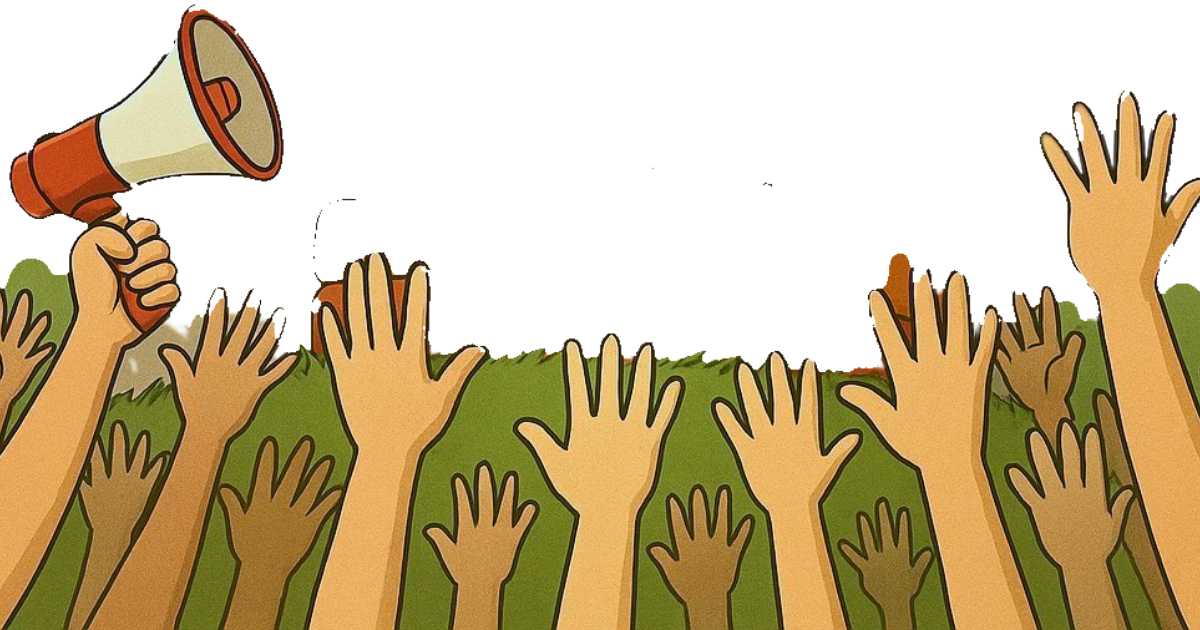
#> input picture docs/source-materials/originals/mani_utente.png, 1200 x 630 px
$ python cutout_hands.py ../docs/source-materials/originals/mani_utente.png ../docs/source-materials/originals/mani_utente.png
#> lines starting #> are read from the running program, lines starting #| are printed output that depends on the picture; after the words box and inside, x2 and y2 are one past the last pixel; in counts of white or black regions, pixels touching at a corner belong together
"""Ricava le mani alzate dall'immagine fornita dall'utente (docs/source-materials/originals/mani_utente.png,
derivata dalla copertina del regolamento): chroma-key dell'erba verde, pulizia e rilevamento delle punte.
Uso: python3 tools/cutout_hands.py docs/source-materials/originals/mani_utente.png public/scene"""
import sys, json, numpy as np
from pathlib import Path
from PIL import Image, ImageFilter
from scipy import ndimage as ndi
from scipy.signal import find_peaks
src, out = Path(sys.argv[1]), Path(sys.argv[2])
im = Image.open(src).convert("RGBA"); a0 = np.asarray(im.getchannel("A")) > 128
#> further down, im is the input picture: PIL image 1200x630 RGBA; mean R, G, B, A 94, 75.4, 37.9, 145.8
#> after `a0 = np.asarray(im.getchannel('A')) > 128`:
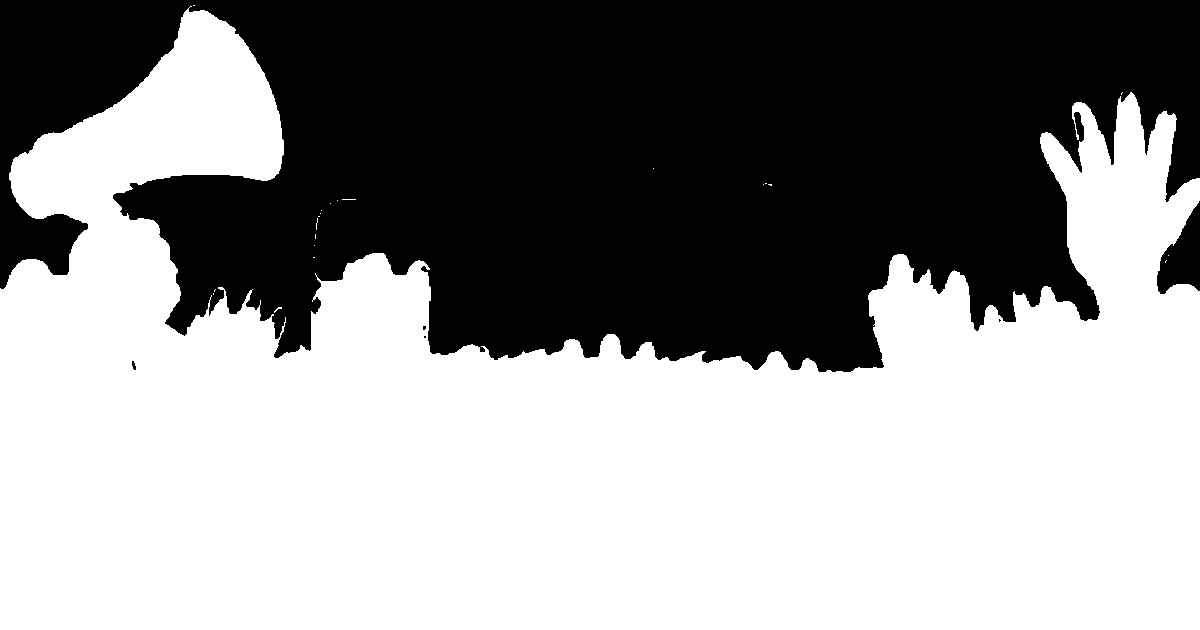
#> a0: shape (630, 1200) bool; 57.2% white; 6 black regions (3 under 20 px), largest, box (x1, y1, x2, y2) and area: (0, 0, 1200, 372) 321472, (1157, 201, 1200, 294) 2271, (132, 361, 136, 370) 24
rgb = im.convert("RGB"); H, W = a0.shape
#> after `H, W = a0.shape`: H = 630; W = 1200
hsv = np.asarray(rgb.convert("HSV")).astype(float); h, s, v = hsv[..., 0]*360/255, hsv[..., 1]/255, hsv[..., 2]/255
#> after `h, s, v = (hsv[..., 0] * 360 / 255, hsv[..., 1] / 255, hsv[..., 2] / 2`:
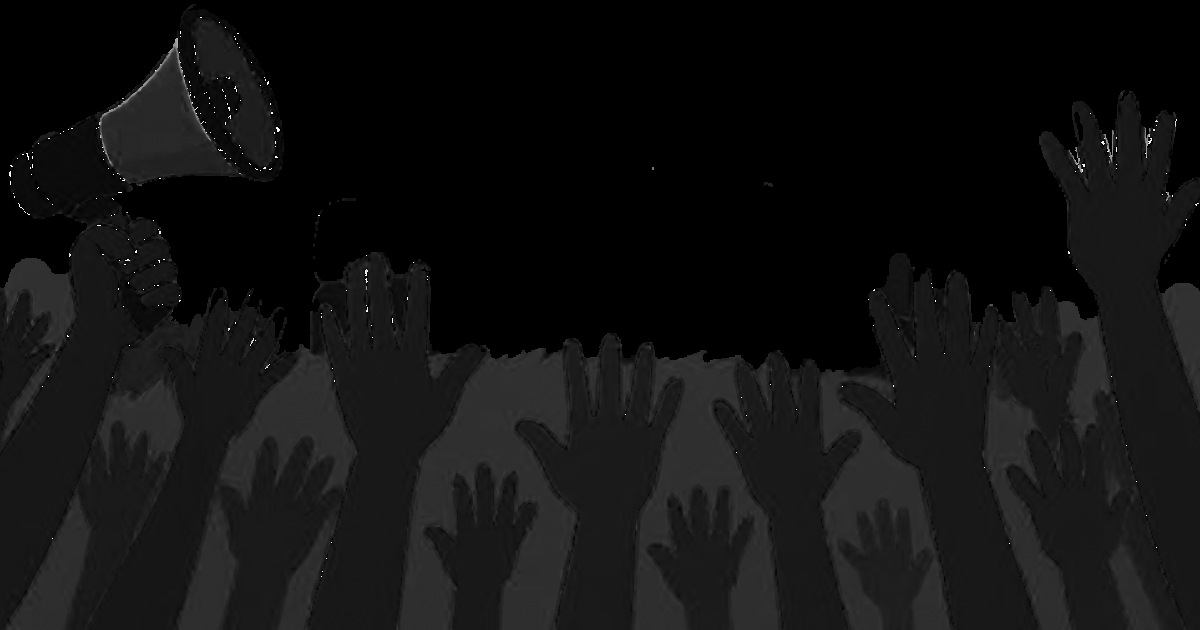
#> h: shape (630, 1200) float64; min 0, max 358.6, mean 24.5; drawn with min black and max white
#> after `h, s, v = (hsv[..., 0] * 360 / 255, hsv[..., 1] / 255, hsv[..., 2] / 2`:
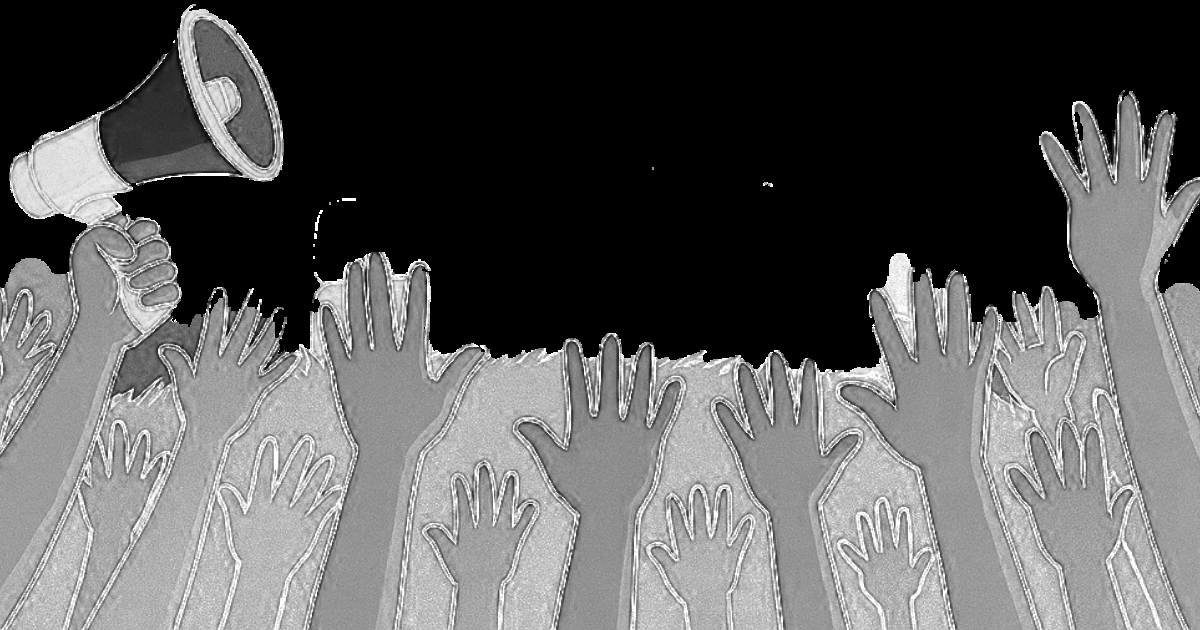
#> s: shape (630, 1200) float64; min 0, max 1, mean 0.364
green = (h > 60) & (h < 175) & (s > .16)
#> green: shape (630, 1200) bool; 12.4% white; 238 white regions (209 under 20 px), largest, box (x1, y1, x2, y2) and area: (401, 348, 576, 630) 23954, (635, 351, 778, 630) 16719, (821, 370, 935, 630) 9819
mask = a0 & ~green
#> mask: shape (630, 1200) bool; 44.8% white; 159 white regions (145 under 20 px), largest, box (x1, y1, x2, y2) and area: (0, 6, 490, 630) 155150, (835, 92, 1200, 630) 112569, (513, 334, 685, 630) 26933
# residui arancio dei materassi (saturazione molto alta) e piccoli frammenti
mask &= ~((s > .66) & (h > 8) & (h < 52) & (v > .45))
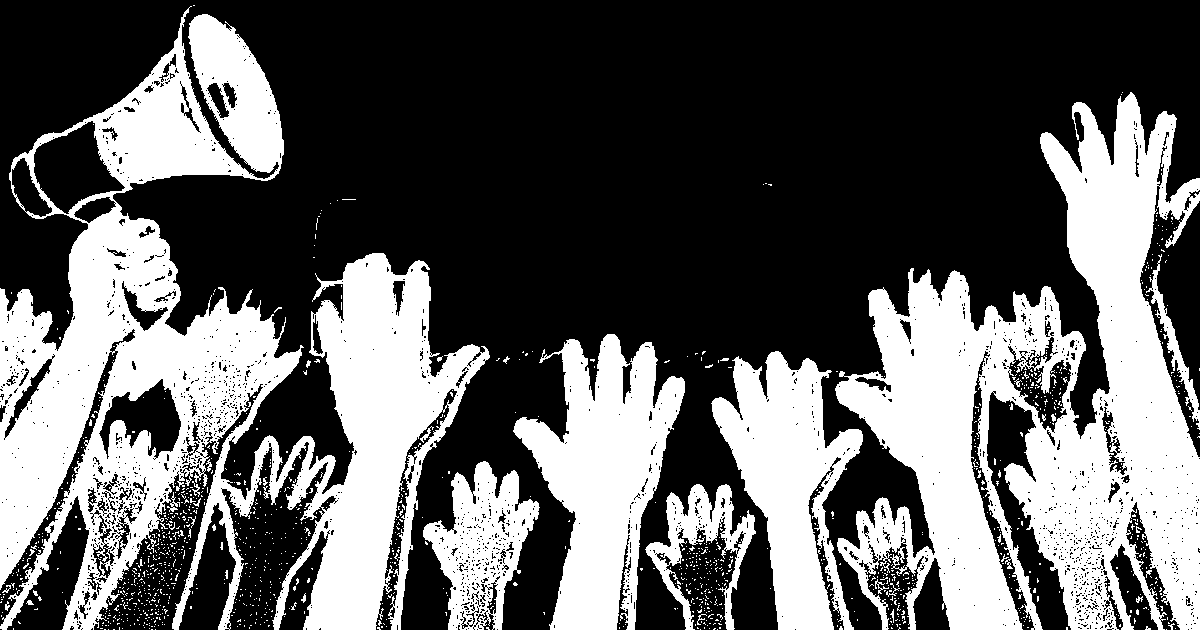
#> mask: shape (630, 1200) bool; 37.2% white; 1283 white regions (1247 under 20 px), largest, box (x1, y1, x2, y2) and area: (0, 6, 490, 630) 117202, (835, 92, 1200, 630) 95204, (513, 334, 685, 630) 26331
mask = ndi.binary_opening(mask, iterations=1)
#> mask: shape (630, 1200) bool; 35.9% white; 190 white regions (154 under 20 px), largest, box (x1, y1, x2, y2) and area: (835, 92, 1200, 630) 93253, (0, 203, 490, 630) 93013, (513, 334, 685, 630) 26070
lab, n = ndi.label(mask); sizes = ndi.sum(mask, lab, range(1, n+1))
#> after `lab, n = ndi.label(mask)`:
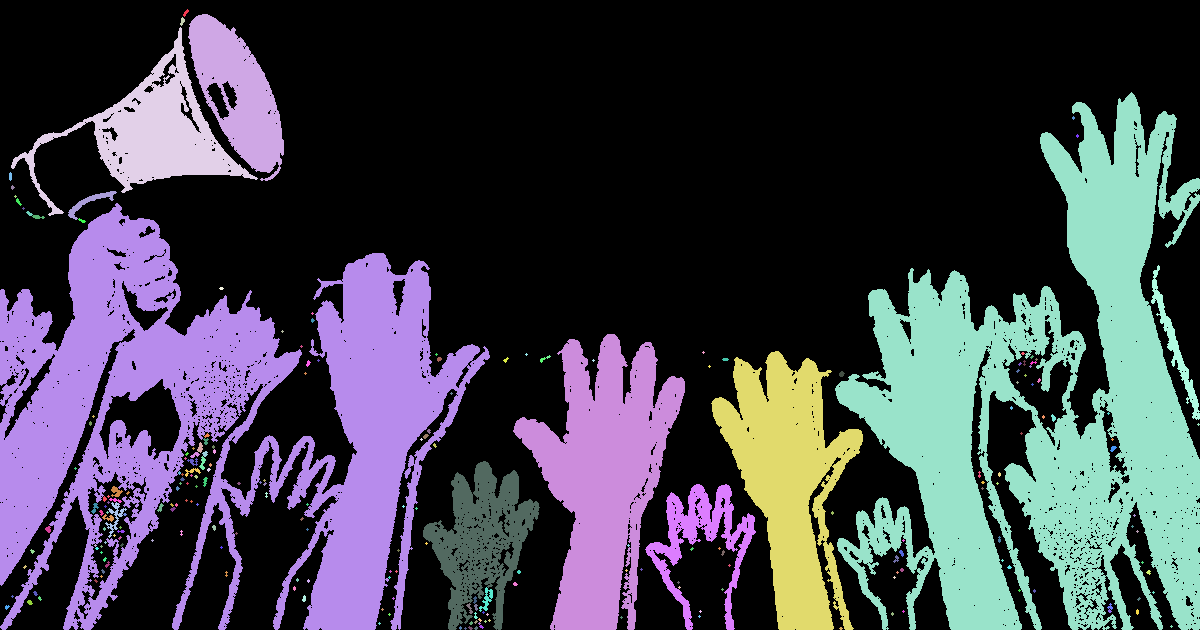
#> lab: shape (630, 1200) int32; 232 distinct labels, from 0 to 231; one colour per label, 0 black
#> after `lab, n = ndi.label(mask)`: n = 231
#> after `sizes = ndi.sum(mask, lab, range(1, n + 1))`: sizes = 231 values, max 93225 at index 4, min 5 at index 10, mean 1173.6
mask = np.isin(lab, [i+1 for i, z in enumerate(sizes) if z > 600])
#> mask: shape (630, 1200) bool; 35.5% white; 9 white regions, largest, box (x1, y1, x2, y2) and area: (835, 92, 1200, 630) 93225, (0, 203, 490, 630) 92763, (513, 334, 685, 630) 26065
mask = ndi.binary_fill_holes(ndi.binary_closing(mask, iterations=2))
#> mask: shape (630, 1200) bool; 38.3% white; 7 white regions, largest, box (x1, y1, x2, y2) and area: (711, 92, 1198, 628) 122962, (2, 203, 490, 628) 103962, (513, 334, 685, 628) 26608
rg = im.convert("RGB"); rg.putalpha(Image.fromarray((mask*255).astype("uint8")).filter(ImageFilter.GaussianBlur(.9)))
rg = rg.crop(rg.getchannel("A").point(lambda v: 255 if v > 20 else 0).getbbox())
#> rg: PIL image 1198x616 RGBA
rg.save(out/"hands_cut.webp", quality=94, method=6)
A = np.asarray(rg.getchannel("A")) > 128
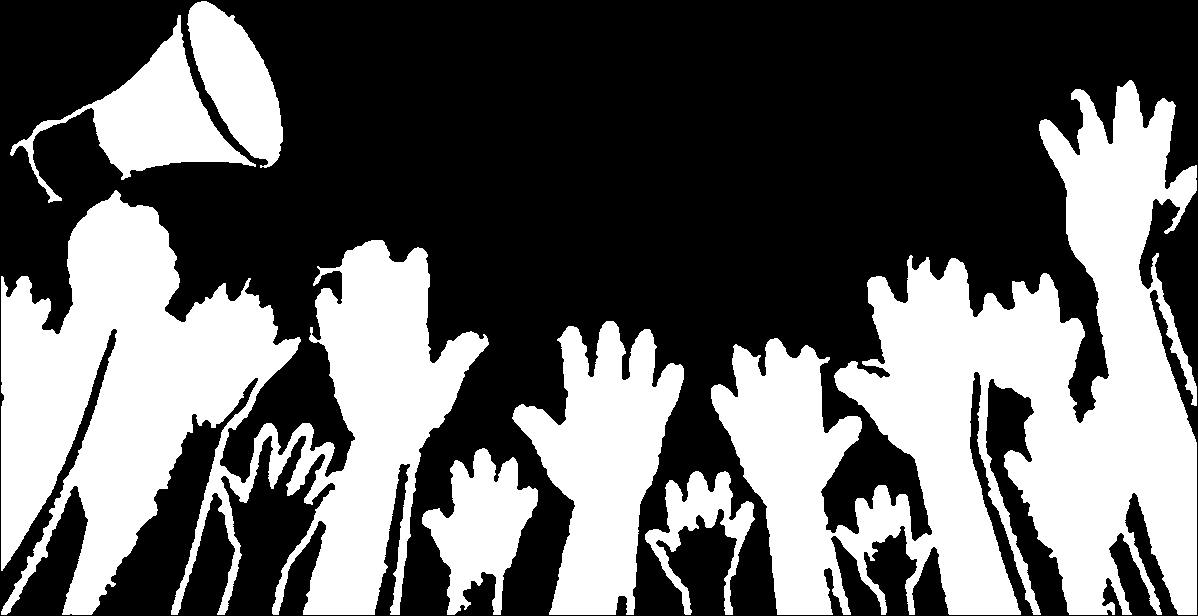
#> A: shape (616, 1198) bool; 39.3% white; 7 white regions, largest, box (x1, y1, x2, y2) and area: (711, 80, 1197, 615) 122935, (1, 190, 489, 615) 103945, (512, 321, 684, 615) 26615
top = np.array([np.argmax(A[:, x]) if A[:, x].any() else A.shape[0] for x in range(A.shape[1])], float)
#> top = 1198 values, max 616 at index 0, min 1 at index 201, mean 245.2
pk, _ = find_peaks(-ndi.uniform_filter1d(top, 15), prominence=25, distance=50)
#> pk = [202, 375, 609, 774, 955, 1078, 1128]
tips = [[int(x), int(top[x])] for x in pk if top[x] < A.shape[0]-60]
#> tips = [[202, 1], [375, 240], [609, 321], [774, 338], [955, 258], [1078, 89], [1128, 81]]
json.dump({"size": list(rg.size), "tips": tips}, open(out/"hands_cut.json", "w")); print(rg.size, tips)
#| (1198, 616) [[202, 1], [375, 240], [609, 321], [774, 338], [955, 258], [1078, 89], [1128, 81]]
